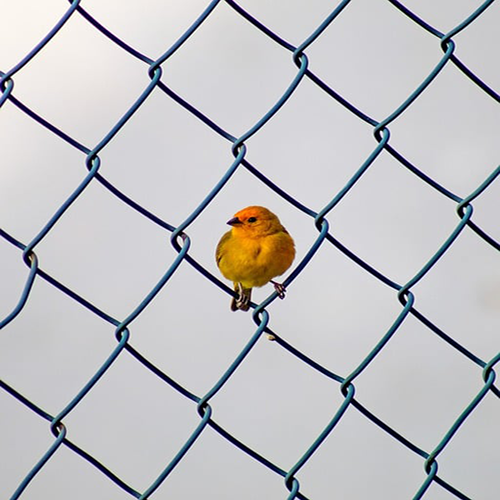
#> input picture Lab/Lab_2/sample.png, 500 x 500 px
$ python 4.py
#> lines starting #> are read from the running program, lines starting #| are printed output that depends on the picture
import numpy as np
import cv2 as cv
def flipp(image):
    one=np.ones((image.shape[0],image.shape[1]),dtype=np.uint8)
    for i in range(1, image.shape[0]):
        for j in range(1,image.shape[1]):
            one[i][j]=image[-i][-j]
    cv.imshow('img',one)
    return one
def flippx(image):
    one=np.ones((image.shape[0],image.shape[1]),dtype=np.uint8)
    for i in range(1, image.shape[0]):
        for j in range(1,image.shape[1]):
            one[i][j]=image[i][-j]
    cv.imshow('Flip Hirizentaly',one)
def flippy(image):
    one=np.ones((image.shape[0],image.shape[1]),dtype=np.uint8)
    for i in range(1, image.shape[0]):
        for j in range(1,image.shape[1]):
            one[i][j]=image[-i][-j]
    cv.imshow('Flip Virtically and horaizentaly',one)
image=cv.imread('sample.png',0)
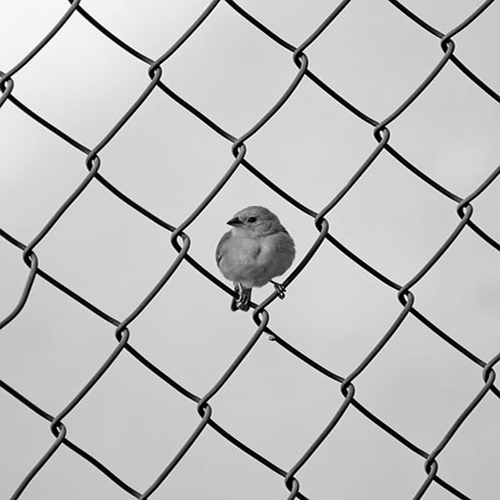
#> image: shape (500, 500); min 0, max 255, mean 190.2
def flippz(image):
    one=np.ones((image.shape[0],image.shape[1]),dtype=np.uint8)
    for i in range(1, image.shape[0]):
        for j in range(1,image.shape[1]):
            one[i][j]=image[-i][j]
    cv.imshow('Flip Virtically',one)
image=cv.imread('sample.png',0)
cv.imshow('original',image)
flippx(image)
#> after the loop in flippx, `for i in range(1, image.shape[0]):`:
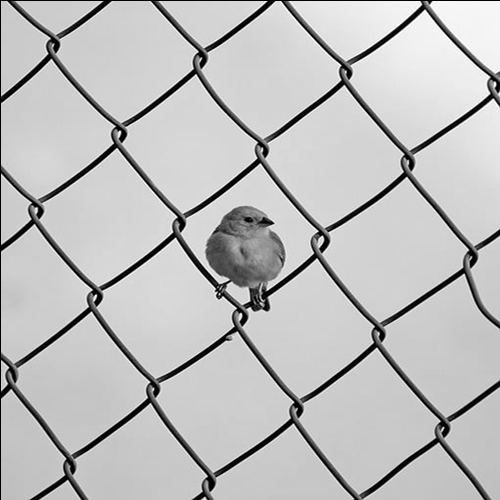
#> one: shape (500, 500); min 0, max 255, mean 189.4
flippy(image)
#> after the loop in flippy, `for i in range(1, image.shape[0]):`:
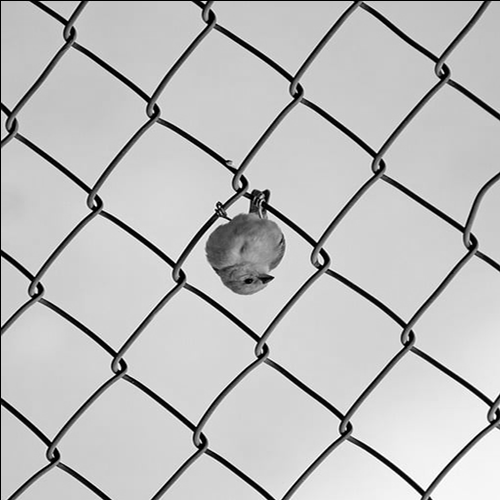
#> one: shape (500, 500); min 0, max 255, mean 189.4
flippz(image)
#> after the loop in flippz, `for i in range(1, image.shape[0]):`:
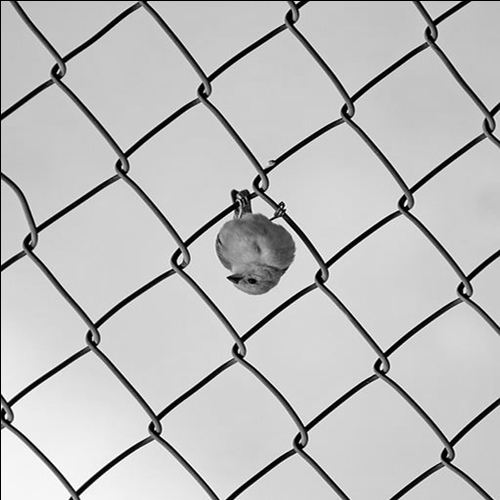
#> one: shape (500, 500); min 0, max 255, mean 189.4
cv.waitKey()
